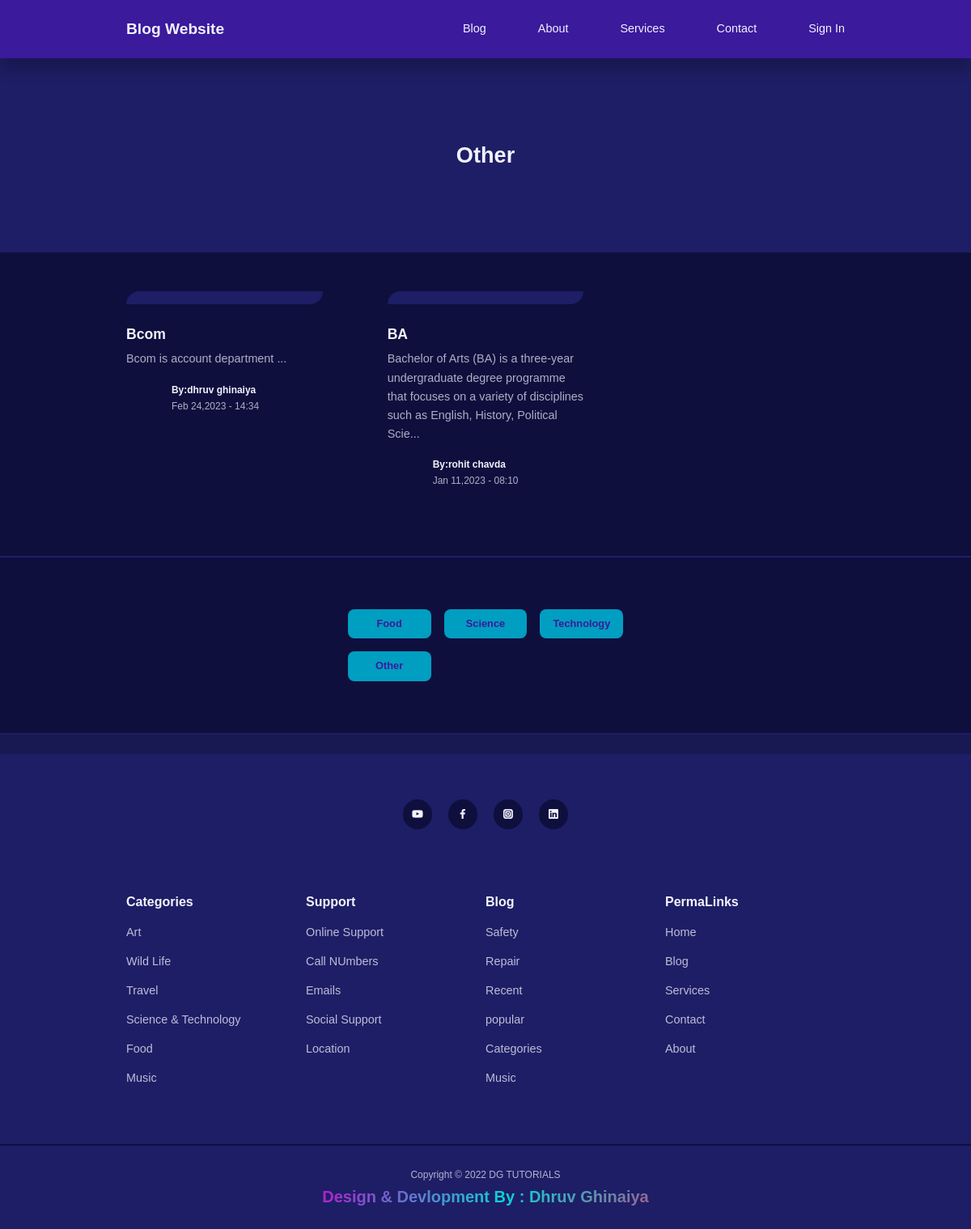
Screenshot of /category-posts.php?id=15 with the database file from the repository.
### tables this page shows
CREATE TABLE `categories` (
  `id` int(11) UNSIGNED NOT NULL,
  `title` varchar(50) NOT NULL,
  `description` text NOT NULL
);

CREATE TABLE `posts` (
  `id` int(11) UNSIGNED NOT NULL,
  `title` varchar(100) NOT NULL,
  `body` text NOT NULL,
  `thumbnail` varchar(50) NOT NULL,
  `date_time` timestamp NOT NULL DEFAULT current_timestamp(),
  `category_id` int(11) UNSIGNED DEFAULT NULL,
  `author_id` int(11) UNSIGNED DEFAULT NULL,
  `is_featured` tinyint(1) NOT NULL
);

CREATE TABLE `users` (
  `id` int(12) UNSIGNED NOT NULL,
  `firstname` varchar(50) NOT NULL,
  `lastname` varchar(50) NOT NULL,
  `username` varchar(30) NOT NULL,
  `email` varchar(120) NOT NULL,
  `password` varchar(12) NOT NULL,
  `avatar` varchar(100) NOT NULL,
  `is_admin` tinyint(1) NOT NULL
);

### category-posts.php (the view, shortened to what this page needs)
    <?php
        include 'header.php';
        require'Config/database.php';
        if(isset($_GET['id'])){
            $id = filter_var($_GET['id'],FILTER_SANITIZE_NUMBER_INT);
            $query = "SELECT * FROM posts WHERE category_id=$id ORDER BY date_time DESC";
            $posts = mysqli_query($con,$query);
        }
        else{
            header('location:blog.php');
        }
    ?>
        <header class="category_title">
                    <h2>
                    <?php
                        $category_query = "SELECT * FROM categories WHERE id=$id";
                        $category_result = mysqli_query($con,$category_query);
                        $category = mysqli_fetch_assoc($category_result);
                        echo $category['title'];
                    ?>
                    </h2>
        </header>
        <?php if(mysqli_num_rows($posts) > 0) :?>
        <section class="posts">
        <div class="container posts_container">
            <?php while($post = mysqli_fetch_assoc($posts)): ?>
            <article class="post">
                <div class="post_thumbnail">
                </div>
                <div class="post_info">
                    <h3 class="post_title">
                        <a href="post.php?id=<?= $post['id']?>"><?= $post['title']?></a>
                    </h3>
                    <p class="post_body">
                    <?= substr( $post['body'],0,150) ?>...
                    </p>
                        <div class="post_author">
                            <?php
                                $author_id = $post['author_id'];
                                $author_query = "SELECT * FROM users WHERE id=$author_id";
                                $author_result = mysqli_query($con,$author_query);
                                $author = mysqli_fetch_assoc($author_result);
                            ?>
                            <div class="post_author-avatar">
                            </div>
                        <div class="post_author-info">
                            <h5>By:<?= "{$author['firstname']} {$author['lastname']}" ?></h5>
                                <small>
                                    <?=date("M d,Y - H:i",strtotime($post['date_time']))?>
                            </small>
                        </div>
                    </div>
                </div>
            </article>
            <?php endwhile ?>
        </div>
    </section>
        <?php else: ?>
            <div class="alert_message error lg">
                <p>No Post For THis Category </p>
            </div>
        <?php endif ?>
    <section class="category_buttons">
        <div class="container category_buttons-container">
            <?php
                $all_category_query = "SELECT * FROM categories";
                $all_categories = mysqli_query($con,$all_category_query);
            ?>
            <?php while($category = mysqli_fetch_assoc($all_categories)): ?>
            <a href="category-posts.php?id=<?= $category['id'] ?>" class="category_button"><?= $category['title'] ?></a>
           <?php endwhile ?>
        </div>
            </section>
    <footer>
        <div class="footer_socials">
            <a href="https://www.youtube.com/channel/UCqRZEUA4Ui5tzGelqUI3-UA/featured" target="_blank"><i class="uil uil-youtube"></i></a>
            <a href="https://facebook.com" target="_blank"><i class="uil uil-facebook-f"></i></a>
            <a href="https://instagram.com" target="_blank"><i class="uil uil-instagram-alt"></i></a>
            <a href="https://linkedin.com" target="_blank"><i class="uil uil-linkedin"></i></a>
        </div>
        <div class="container footer_container">
            <article>
                <h4>Categories</h4>
                <ul>
                    <li><a href="">Art</a></li>
                    <li><a href=""> Wild Life </a></li>
                    <li><a href="">Travel</a> </li>
                    <li><a href="">Science & Technology</a> </li>
                    <li><a href="">Food</a> </li>
                    <li><a href="">Music</a> </li>
                </ul>
            </article>
            <article>
                <h4>Support</h4>
                <ul>
                    <li><a href=""> Online Support</a></li>
                    <li><a href="">Call NUmbers</a> </li>
                    <li><a href="">Emails</a> </li>
                    <li><a href="">Social Support</a> </li>
                    <li><a href="">Location</a> </li>
                </ul>
            </article>
            <article>
                <h4>Blog</h4>
                <ul>
                    <li><a href="">Safety</a> </li>
                    <li><a href="">Repair</a> </li>
                    <li><a href="">Recent</a> </li>
                    <li><a href="">popular</a> </li>
                    <li><a href="">Categories</a> </li>
                    <li><a href="">Music</a> </li>
                </ul>
            </article>
            <article>
                <h4>PermaLinks</h4>
                <ul>
                    <li><a href="">Home</a> </li>
                    <li><a href="">Blog</a> </li>
                    <li><a href="">Services</a> </li>
                    <li><a href="">Contact</a> </li>
                    <li><a href="">About</a> </li>
                </ul>
            </article>
        </div>
        <div class="footer_copyright">
            <small>Copyright &copy; 2022 DG TUTORIALS</small>
            <br>
            <div class="container">
                <div class="row">
                  <div class="col-md-12 text-center">
                    <h6 class="animate-charcter">Design & Devlopment By : Dhruv Ghinaiya</h6>
                  </div>
                </div>
              </div>
        </div>
    </footer>
</body>
</html>

### style.css (style rules this page uses)
:root { --color-primary:#3b1a9c; --color-primary-light:hsl(242,91%,69,18%); --color-primary-variant:#5854c7; --color-red:#da0f3f; --color-red-light:hsl(346,87%,46%,15%); --color-green:#00c476; --color-green-light:hsl(156,100%,38%,15%); --color-gray-900:#1e1e66; --color-gray-700:#2d2b7c; --color-gray-300:rgba(242,242,254,0.3); --color-gray-200:rgba(242,242,254,0.7); --color-white:#f2f2fe; --color-bg:#0f0f3e; --transition: all 300ms ease; --container-width-lg:74%; --container-width-md:88%; --form-width:40%; --card-border-radius-1:0.3rem; --card-border-radius-2:0.5rem; --card-border-radius-3:0.8rem; --card-border-radius-4:2rem; --card-border-radius-5:5rem; }
* { margin: 0; padding: 0; outline: 0; border: 0; appearance: 0; list-style: none; text-decoration: none; box-sizing: border-box; }
body { font-family: 'Montserrt', sans-serif; line-height: 1.6; color: var(--color-gray-200); overflow-x: hidden; background: var(--color-bg); font-size: 0.9rem; }
.container { width: var(--container-width-lg); max-width: 1800px; margin-inline: auto; }
section { margin-top: 3rem; width: 100vw; }
h1, h2, h3, h4, h5 { color: var(--color-white); line-height: 1.3; }
h2 { font-size: 1.7rem; margin: 1rem 0; }
h3 { font-size: 1.1rem; margin: 0.8rem 0 0.5rem; }
h4 { font-size: 1rem; }
a { color: var(--color-white); transition: var(--transition); }
.category_button { background:#009ec1; color: var(--color-primary); display: inline-block; padding: 0.5rem 1rem; border-radius: var(--card-border-radius-2); font-weight: 600; font-size: 0.8rem; text-align: center; }
.post_thumbnail { border-radius: var(--card-border-radius-5)0; border: 0.5rem solid var(--color-gray-900); overflow: hidden; margin-bottom: 1.6rem; }
.post_author { display: flex; gap: 1rem; margin-top: 1.2rem; }
.post_author-avatar { width: 2.5rem; height: 2.5rem; border-radius: var(--card-border-radius-3); overflow: hidden; }
.posts_container { display: grid; grid-template-columns: repeat(3,1fr); gap: 5rem; margin-bottom: 5rem; }
.category_buttons { padding: 4rem 0; border-top: 2px solid var(--color-gray-900); border-bottom: 2px solid var(--color-gray-900); }
.category_buttons-container { width: fit-content; display: grid; grid-template-columns: repeat(3,1fr); gap: 1rem; }
footer { background: var(--color-gray-900); padding: 5rem 0 0; box-shadow: inset 0 1.5rem rgba(0, 0, 0, 0.2); }
.footer_socials { margin-inline: auto; width: fit-content; margin-bottom: 5rem; display: flex; justify-content: space-between; align-items: center; gap: 1.2rem; }
.footer_socials a { background: var(--color-bg); border-radius: 50%; width: 2.3rem; height: 2.3rem; display: flex; align-items: center; justify-content: center; }
.footer_container { display: grid; grid-template-columns: repeat(4,1fr); }
footer h4 { color: var(--color-white); margin-bottom: 0.6rem; }
footer ul li { padding: 0.4rem 0; }
footer ul a { opacity:0.75 ; }
.footer_copyright { text-align: center; padding: 1.5rem 0; border-top: 2px solid var(--color-bg); margin-top: 4rem; }
.animate-charcter { background-image: linear-gradient( -225deg, #bb16c7 0%, #0dd2d2 29%, #ff1361 67%, #fff800 100% ); background-size: auto auto; background-clip: border-box; background-size: 200% auto; color: #fff; background-clip: text; text-fill-color: transparent; -webkit-background-clip: text; -webkit-text-fill-color: transparent; animation: textclip 3s linear infinite; display: inline-block; font-size: 20px; }
.category_title { height: 15rem; margin-top: 4.5rem; background: var(--color-gray-900); display: grid; place-items: center; }

### rows the page displays
categories: title "Other"
posts: title "Bcom", body "Bcom is account department", author.firstname "dhruv", author.lastname "ghinaiya", date_time "Feb 24,2023 - 14:34"
posts: title "BA", body "Bachelor of Arts (BA) is a three-year undergraduate degree programme that focuses on a variety of disciplines such as English, History, Political Scie", author.firstname "rohit", author.lastname "chavda", date_time "Jan 11,2023 - 08:10"
categories: title "Food"
categories: title "Science"
categories: title "Technology"
